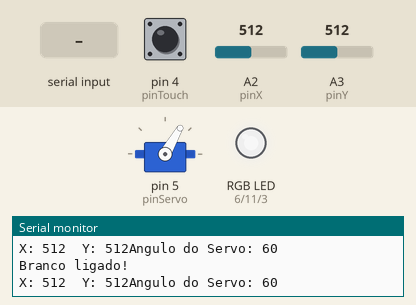
The sketch below on a simulated Arduino Uno, built with avr-gcc and run on an emulated ATmega328P. On the bench: servo, an RGB LED mixed from three pins (HIGH = lit), the last lines printed to the serial monitor. The test bench sets the inputs (shaded band); at power-on: pin 4 (pinTouch) LOW, A2 (pinX) = 512, A3 (pinY) = 512. Dim RGB values are drawn brighter than linear.

Above: at 2.3 s.
2.4 s: "1\n" received over Serial
At 3.7 s:
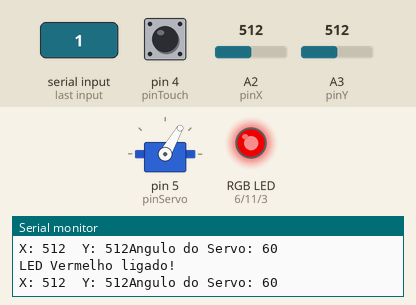
4.0 s: pin 4 (pinTouch) pulled HIGH for 1 s
At 5.6 s:
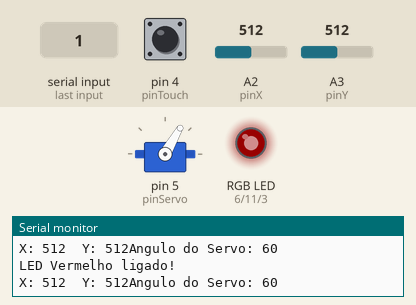
6.5 s: A2 (pinX) set to 710
At 7.1 s:
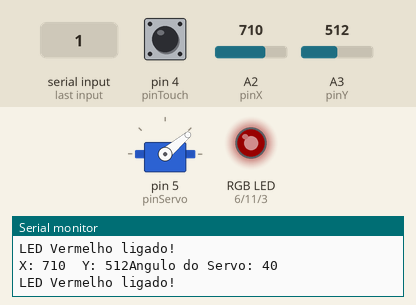
8.1 s: "2\n" received over Serial
At 9.1 s:
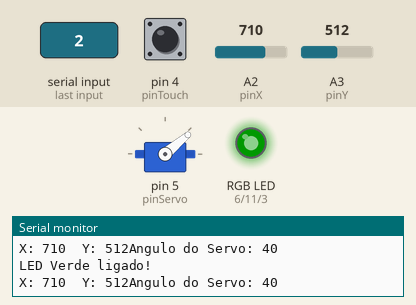
9.6 s: A2 (pinX) set to 0
At 10.0 s:
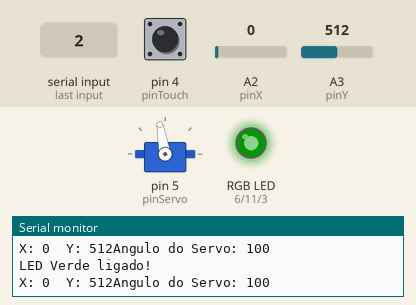
11.2 s: "3\n" received over Serial
At 12.0 s:
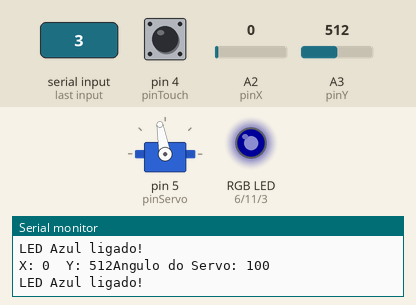
Timing chart, 0 to 13.8 s (numbered marks = the images above; inputs shaded):
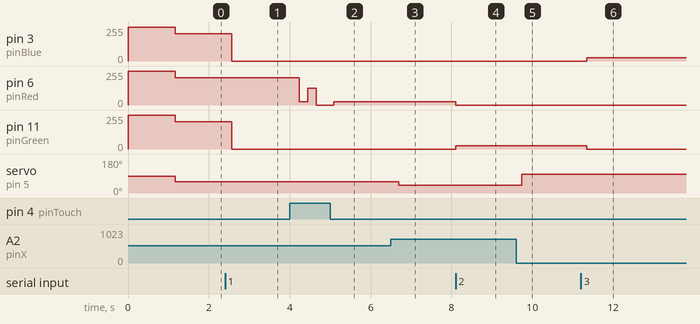

The sketch:

test_joy.ino
```cpp
#include <Servo.h>


const int pinRed = 6;     // Pino do LED Vermelho
const int pinGreen = 11;  // Pino do LED Verde
const int pinBlue = 3;    // Pino do LED Azul


// Definir os pinos onde o joystick está conectado
const int pinX = A2;     // Eixo X do joystick no pino A0
const int pinY = A3;     // Eixo Y do joystick no pino A1


// definindo o pino do servo
const int pinServo = 5;


const int pinTouch = 4;


int brilhoMaximo = 255;  // Intensidade do LED
// Objeto do servo
Servo servo1;


static float n = 0.8;
int anguloServo = 90;


// Debounce - contagem de tempo
unsigned long tempoBotao = 0;
unsigned long debounceDelay = 200;  // delay


char comando = '7';  // Variável para armazenar o comando recebido
int comando2 = 9;
int estadotouch = 0;
int cont_luminosidade = 0;


void setup() {
 Serial.begin(9600);               // Inicia a comunicação serial
 pinMode(pinRed, OUTPUT);
 pinMode(pinGreen, OUTPUT);
 pinMode(pinBlue, OUTPUT);
 pinMode(pinTouch, INPUT);


 servo1.attach(pinServo);
 // Começa com branco
 analogWrite(pinRed, 255);
 analogWrite(pinGreen, 255);
 analogWrite(pinBlue, 255);


 Serial.println("LED Branco ligado!");


 // Exibe a lista de opções
 Serial.println("=== Controle do LED RGB ===");
 Serial.println("Digite um número para selecionar a cor:");
 Serial.println("1 - Vermelho");
 Serial.println("2 - Verde");
 Serial.println("3 - Azul");
 Serial.println("4 - Amarelo");
 Serial.println("5 - Ciano");
 Serial.println("6 - Magenta");
 Serial.println("7 - Branco");
 Serial.println("0 - Desligar LED");
 Serial.println("===========================");
 // Aguarda um tempo para estabilizar


 delay(1000);  // estabilidade
}


void loop() {


 if (Serial.available()) {
   char novoComando = Serial.read();  // Lê o novo comando
   if (novoComando != '\n' && novoComando != '\r') {
     comando = novoComando;  // Atualiza apenas se for um caractere válido
   }
   Serial.print("Comando atualizado para: ");
   Serial.println(comando);
 }
 led(comando);


 estadotouch = digitalRead(pinTouch);


 if (estadotouch == 1) {


   if (cont_luminosidade <= 2) {


     cont_luminosidade += 1;
   } else {
     cont_luminosidade = 0;
   }


   switch (cont_luminosidade) {
     case 0:
       n = 0;
       led(comando);
       break;
     case 1:
       led(comando);


       n = 0.1;
       break;
     case 2:
       led(comando);
       n = 0.5;
       break;
     case 3:
       led(comando);
       n = 1;
       break;
   }
 }


 // Aqui é sobre os valores dos eixos X e Y do joystick
 int valorX = analogRead(pinX);  // Lê o valor do eixo X
 int valorY = analogRead(pinY);  // Lê o valor do eixo Y


 if (valorX >= 0 && valorX < 100) {
   anguloServo = 100;
 } else if (valorX >= 100 && valorX < 200) {
   anguloServo = 100;
 } else if (valorX >= 200 && valorX < 300) {
   anguloServo = 90;
 } else if (valorX >= 300 && valorX < 400) {
   anguloServo = 80;
 } else if (valorX >= 400 && valorX < 500) {
   anguloServo = 70;
 } else if (valorX >= 500 && valorX < 600) {
   anguloServo = 60;
 } else if (valorX >= 600 && valorX < 700) {
   anguloServo = 50;
 } else if (valorX >= 700 && valorX < 800) {
   anguloServo = 40;
 } else if (valorX >= 800 && valorX < 900) {
   anguloServo = 30;
 } else if (valorX >= 900 && valorX < 1000) {
   anguloServo = 20;
 } else if (valorX >= 1000) {
   anguloServo = 10;
 }


 servo1.write(anguloServo);
 Serial.print("X: ");
 Serial.print(valorX);  // Imprime o valor do eixo X
 Serial.print("\tY: ");
 Serial.print(valorY);  // Imprime o valor do eixo Y


 // Exibe o ângulo do servo para debugging
 Serial.print("Angulo do Servo: ");
 Serial.println(anguloServo);


 delay(200);  // Atraso para não sobrecarregar a serial, porém se for muito devagar, ou seja, o delay for alto, ele pode não perceber se o botão for pressionado
}


void led(char comando) {


 if (comando == '1') {
   analogWrite(pinRed, n * 255);
   analogWrite(pinGreen, 0);
   analogWrite(pinBlue, 0);
   Serial.println("LED Vermelho ligado!");
 } else if (comando == '2') {
   analogWrite(pinGreen, n * 255);
   analogWrite(pinRed, 0);
   analogWrite(pinBlue, 0);
   Serial.println("LED Verde ligado!");
 } else if (comando == '3') {
   analogWrite(pinBlue, n * 255);
   analogWrite(pinRed, 0);
   analogWrite(pinGreen, 0);
   Serial.println("LED Azul ligado!");
 } else if (comando == '4') {
   Serial.println("Amarelo ligado!");
   analogWrite(pinBlue, 0);
   analogWrite(pinRed, n * 255);
   analogWrite(pinGreen, n * 255);
 } else if (comando == '5') {
   Serial.println("Ciano ligado!");
   analogWrite(pinBlue, n * 255);
   analogWrite(pinRed, 0);
   analogWrite(pinGreen, n * 255);
 } else if (comando == '6') {
   Serial.println("Magenta ligado!");
   analogWrite(pinBlue, n * 255);
   analogWrite(pinRed, n * 255);
   analogWrite(pinGreen, 0);
 } else if (comando == '7') {
   Serial.println("Branco ligado!");
   analogWrite(pinBlue, n * 255);
   analogWrite(pinRed, n * 255);
   analogWrite(pinGreen, n * 255);
 } else if (comando == '0') {
   Serial.println("LED desligado!");
   analogWrite(pinBlue, 0);
   analogWrite(pinRed, 0);
   analogWrite(pinGreen, 0);
 } else {
   Serial.println("Digite um número válido (0 a 9):");
 }
}
```

Measured:
- after the input at 2.4 s, pin 3 (pinBlue), pin 11 (pinGreen): 204/255 → 0/255 after 0.17 s
- after the input at 4.0 s, pin 6 (pinRed): 204/255 → 25/255 after 0.23 s, → 127/255 0.21 s later, → 0/255 0.21 s later, → 25/255 0.43 s later
- after the input at 6.5 s, servo on pin 5 (pinServo): 60° → 40° after 0.19 s
- after the input at 8.1 s, pin 6 (pinRed): 25/255 → 0/255 at once; pin 11 (pinGreen): 0/255 → 25/255 at once
- after the input at 9.6 s, servo on pin 5 (pinServo): 40° → 100° after 0.14 s
- after the input at 11.2 s, pin 3 (pinBlue): 0/255 → 25/255 after 0.15 s; pin 11 (pinGreen): 25/255 → 0/255 after 0.15 s
